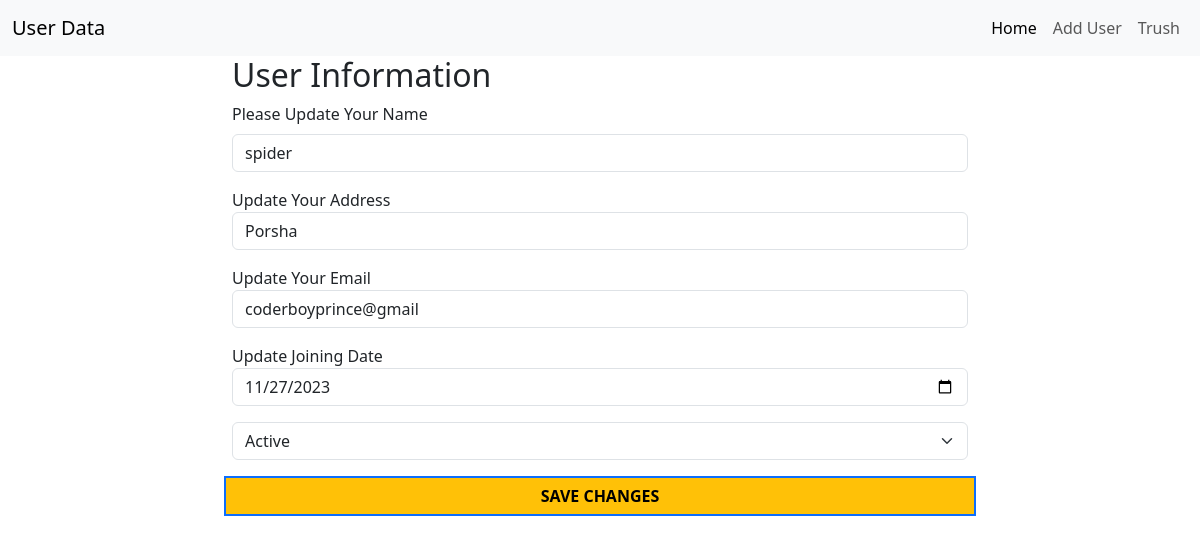
Screenshot of /update.php?id=8 with the database file from the repository.
### tables this page shows
CREATE TABLE `all_user` (
  `id` int(11) NOT NULL,
  `full_name` text NOT NULL,
  `short_address` text NOT NULL,
  `email` varchar(20) NOT NULL,
  `join_date` date NOT NULL,
  `status` int(11) NOT NULL DEFAULT 1 COMMENT '0 for inactive and 1 for active'
);

### update.php (the view, shortened to what this page needs)
<?php include("inc/header.php"); ?>
<div class="container">
    <div class="row">
        <div class="col-lg-8 offset-2">
            <?php
            $id = $_GET['id'];
            $sql = "SELECT * FROM all_user WHERE id=$id";
            $query = mysqli_query($db,$sql);
            while($row = mysqli_fetch_array($query)){
                $name       = $row['full_name'];
                $address    = $row['short_address'];
                $email      = $row['email'];
                $joinDate   = $row['join_date'];
                $status   = $row['status'];
            }
        ?>
            <h2> User Information</h2>
            <form action="" method="post" class="row g-3 needs-validation" novalidate>
                <div class="col-md-12">
                    <label for="fname" class="form-label">Please Update Your Name</label>
                    <input type="text" class="form-control" id="fname" name="fname" value="<?php echo $name; ?>" required>
                </div>
                <div class="col-md-12">
                    <label for="address">Update Your Address</label>
                    <input type="text" class="form-control" id="address" name="address" value="<?php echo $address; ?>" required>
                </div>
                <div class="col-md-12">
                    <label for="email">Update Your Email</label>
                    <input type="email" class="form-control" id="email" name="email" value="<?php echo $email; ?>" required>
                </div>
                <div class="col-md-12">
                    <label for="date">Update Joining Date</label>
                    <input type="date" class="form-control" id="date" name="date" value="<?php echo $joinDate; ?>" required>
                </div>
                <div class="col-md-12">
                    <select name="status" class="form-select">
                        <option value="1"<?php if($status == 1){echo "selected";} ?>>Active</option>
                    </select>
                </div>
                <input type="submit"
                    class="btn btn-warning border-2 border-primary text-uppercase fw-bolder   rounded-0" name="update"
                    value="Save Changes">
            </form>
        </div>
    </div>
</div>

### rows the page displays
all_user: fname "spider", address "Porsha", email "coderboyprince@gmail", date "11/27/2023", status "Active"
